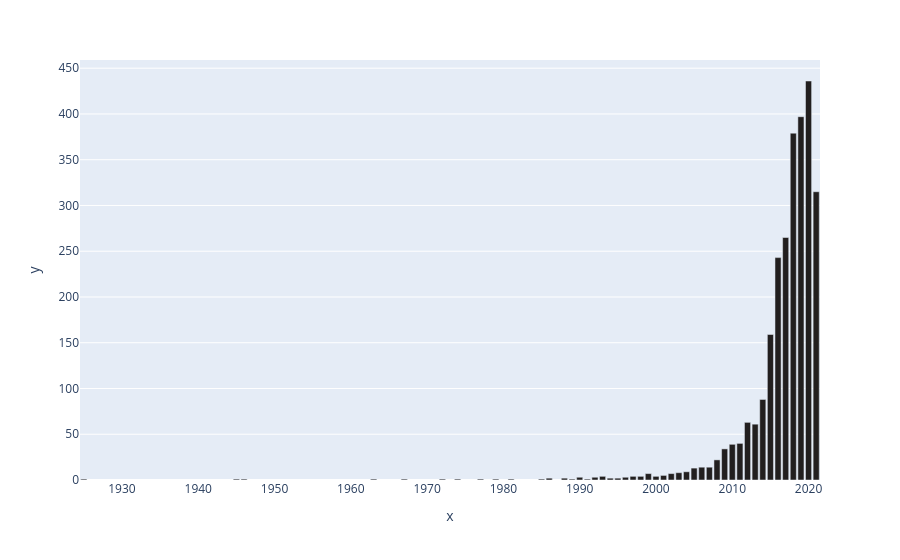

The cell this chart's notebook holds for it:
### Code cell
# TV Shows release through time
px.bar(data_frame=netflix_df[netflix_df.type=='TV Show'].groupby(by='release_year')['title'].count(),
       x=netflix_df[netflix_df.type=='TV Show'].groupby(by='release_year')['title'].count().index,
       y=netflix_df[netflix_df.type=='TV Show'].groupby(by='release_year')['title'].count().values,
       color_discrete_sequence=['#221f1f'])

### Figure 1 — Plotly figure (JSON) as saved in the notebook; plotly's stock layout.template omitted (floating-point values rounded to 4 significant figures)
{"data": [{"hovertemplate": "x=%{x}<br>y=%{y}<extra></extra>", "legendgroup": "", "marker": {"color": "#221f1f", "pattern": {"shape": ""}}, "name": "", "orientation": "v", "showlegend": false, "textposition": "auto", "type": "bar", "x": [1925, 1945, 1946, 1963, 1967, 1972, 1974, 1977, 1979, 1981, 1985, 1986, 1988, 1989, 1990, 1991, 1992, 1993, 1994, 1995, 1996, 1997, 1998, 1999, 2000, 2001, 2002, 2003, 2004, 2005, 2006, 2007, 2008, 2009, 2010, 2011, 2012, 2013, 2014, 2015, 2016, 2017, 2018, 2019, 2020, 2021], "xaxis": "x", "y": [1, 1, 1, 1, 1, 1, 1, 1, 1, 1, 1, 2, 2, 1, 3, 1, 3, 4, 2, 2, 3, 4, 4, 7, 4, 5, 7, 8, 9, 13, 14, 14, 22, 34, 39, 40, 63, 61, 88, 159, 243, 265, 379, 397, 436, 315], "yaxis": "y"}], "layout": {"barmode": "relative", "legend": {"tracegroupgap": 0}, "margin": {"t": 60}, "xaxis": {"anchor": "y", "domain": [0, 1], "title": {"text": "x"}}, "yaxis": {"anchor": "x", "domain": [0, 1], "title": {"text": "y"}}}}
